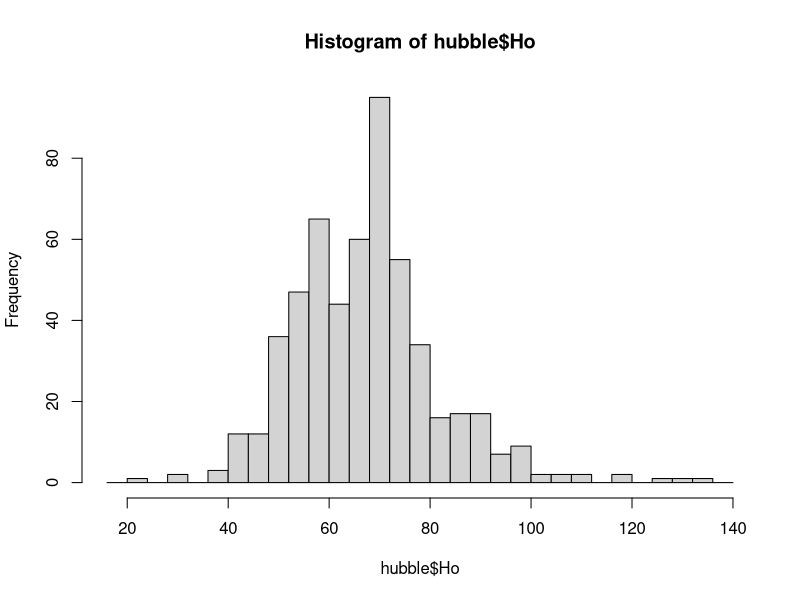
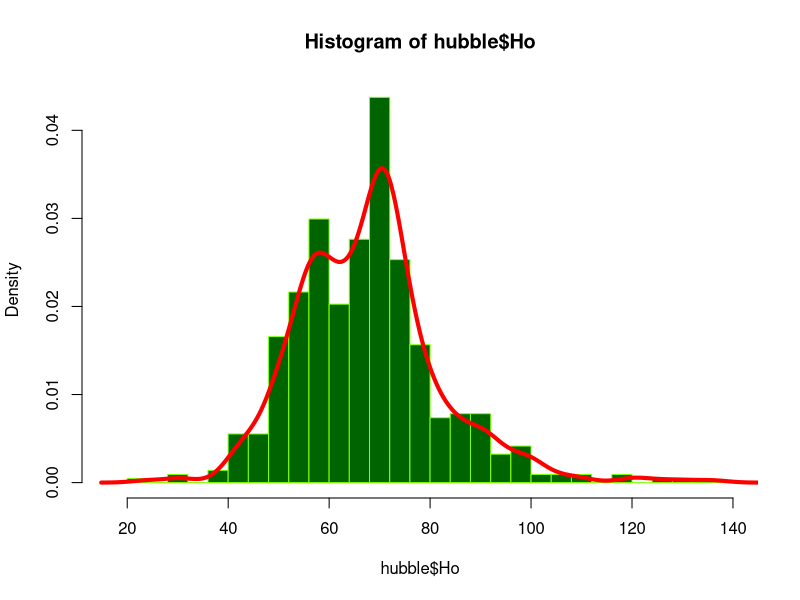
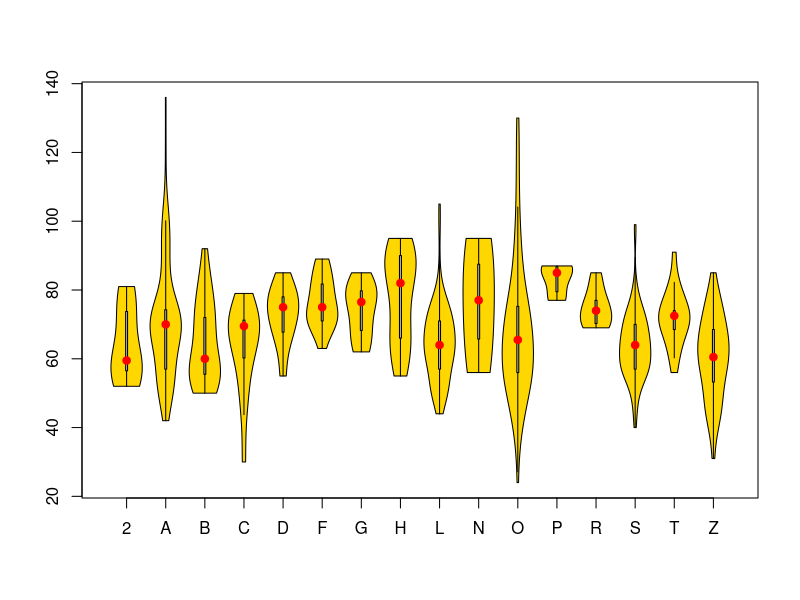
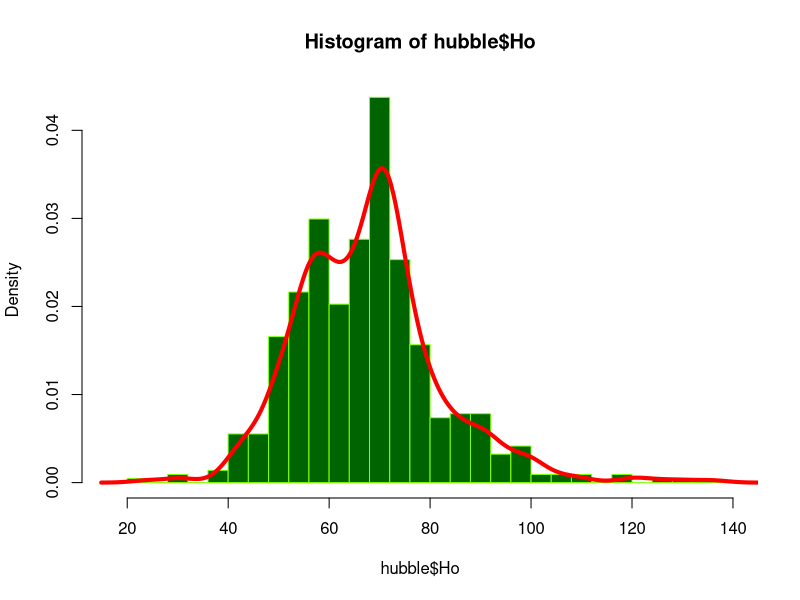
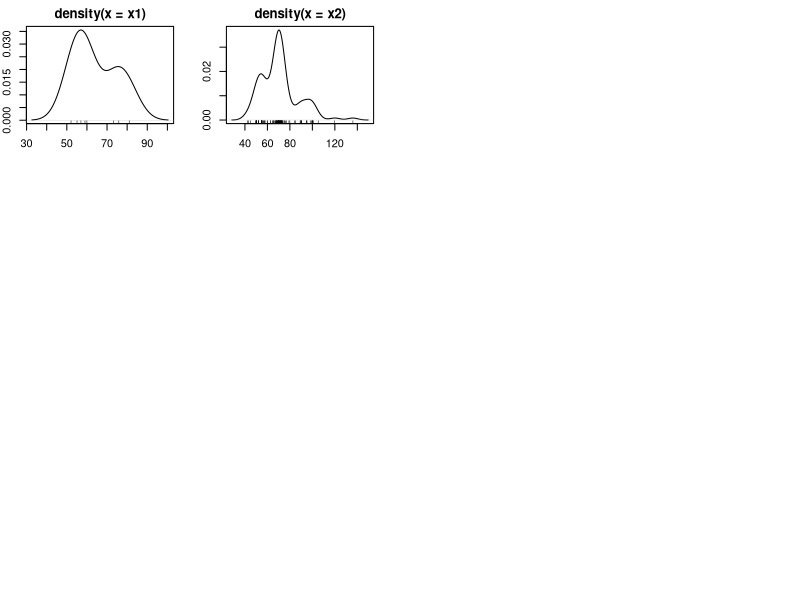
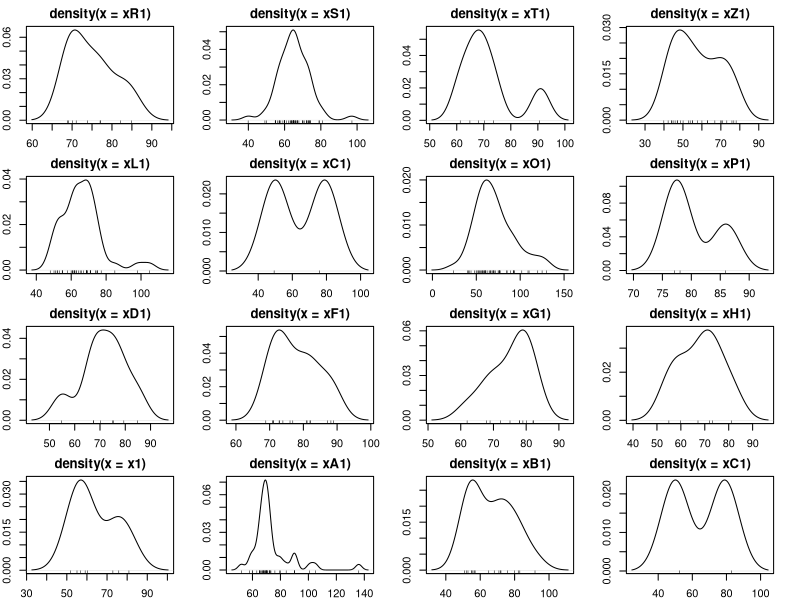
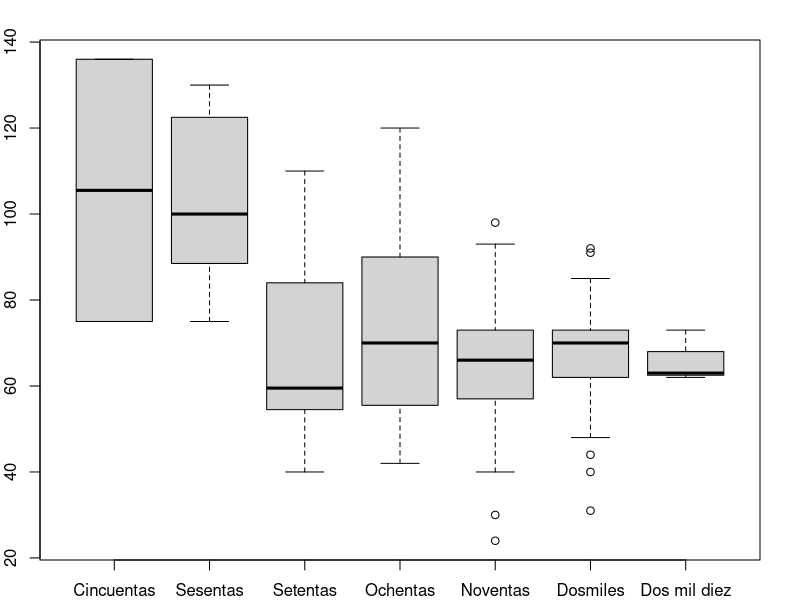

Reproduce these figures in R, in order.
library(data.table)

setwd('~/PhysAstroNotes/AstroStatistics_with_R/Semana03/')

hubble = read.table("HubbleConstants.dat", header = TRUE)

xseq =seq(16,140,by=4)

hist(hubble$Ho,xseq)

den = density(hubble$Ho)

hist(hubble$Ho,xseq,prob=TRUE, border="chartreuse", col="darkgreen")
lines(density(hubble$Ho),lwd=4,col="red")

table(hubble$Type)

x1 = hubble$Ho[hubble$Type == "2A"]
xA1 = hubble$Ho[hubble$Type ==  "A"]
xA2 = hubble$Ho[hubble$Type ==  "AC"]
xA3 = hubble$Ho[hubble$Type ==  "AK"]
xA4 = hubble$Ho[hubble$Type ==  "AS"]
xA5 = hubble$Ho[hubble$Type ==  "AV"]
x2 = c(xA1,xA2,xA3,xA4,xA5)
xB1 = hubble$Ho[hubble$Type ==  "B"]
xB2 = hubble$Ho[hubble$Type ==  "BK"]
xB3 = hubble$Ho[hubble$Type ==  "BS"]
x3 = c(xB1,xB2,xB3)
xC1 = hubble$Ho[hubble$Type ==  "C"]
xC2 = hubble$Ho[hubble$Type ==  "CC"]
xC3 = hubble$Ho[hubble$Type ==  "CI"]
xC4 = hubble$Ho[hubble$Type ==  "CK"]
xC5 = hubble$Ho[hubble$Type ==  "CM"]
x4 = c(xC1,xC2,xC3,xC4,xC5)
xD1 = hubble$Ho[hubble$Type ==  "D"]
xD2 = hubble$Ho[hubble$Type ==  "DK"]
x5 = c(xD1,xD2)
xF1 = hubble$Ho[hubble$Type ==  "F"]
xF2 = hubble$Ho[hubble$Type ==  "FK"]
xF3 = hubble$Ho[hubble$Type ==  "FS"]
x6 = c(xF1,xF2,xF3)
xG1 = hubble$Ho[hubble$Type ==  "G"]
xG2 = hubble$Ho[hubble$Type ==  "GK"]
xG3 = hubble$Ho[hubble$Type ==  "GS"]
xG4 = hubble$Ho[hubble$Type ==  "GV"]
x7 = c(xG1,xG2,xG3,xG4)
xH1 = hubble$Ho[hubble$Type ==  "H"]
xH2 = hubble$Ho[hubble$Type ==  "HK"]
x8 = c(xH1,xH2)
xL1 = hubble$Ho[hubble$Type ==  "L"]
xL2 = hubble$Ho[hubble$Type ==  "LC"]
xL3 = hubble$Ho[hubble$Type ==  "LI"]
x9 = c(xL1,xL2,xL3)
xN1 = hubble$Ho[hubble$Type ==  "N"]
xN2 = hubble$Ho[hubble$Type ==  "NAA"]
xN3 = hubble$Ho[hubble$Type ==  "NS"]
xN4 = hubble$Ho[hubble$Type ==  "NV"]
x10 = c(xN1,xN2,xN3,xN4)
xO1 = hubble$Ho[hubble$Type ==  "O"]
xO2 = hubble$Ho[hubble$Type ==  "OC"]
xO3 = hubble$Ho[hubble$Type ==  "OK"]
xO4 = hubble$Ho[hubble$Type ==  "OM"]
xO5 = hubble$Ho[hubble$Type ==  "OS"]
xO6 = hubble$Ho[hubble$Type ==  "OV"]
x11 = c(xO1,xO2,xO3,xO4,xO5,xO6)
xP1 = hubble$Ho[hubble$Type ==  "P"]
xP2 = hubble$Ho[hubble$Type ==  "PK"]
x12 = c(xP1,xP2)
xR1 = hubble$Ho[hubble$Type ==  "R"]
xR2 = hubble$Ho[hubble$Type ==  "rK"]
x13 = c(xR1,xR2)
xS1 = hubble$Ho[hubble$Type ==  "S"]
xS2 = hubble$Ho[hubble$Type ==  "SC"]
xS3 = hubble$Ho[hubble$Type ==  "SI"]
xS4 = hubble$Ho[hubble$Type ==  "SK"]
xS5 = hubble$Ho[hubble$Type ==  "SS"]
xS6 = hubble$Ho[hubble$Type ==  "SV"]
x14 = c(xS1,xS2,xS3,xS4,xS5,xS6)
xT1 = hubble$Ho[hubble$Type ==  "T"]
xT2 = hubble$Ho[hubble$Type ==  "TI"]
xT3 = hubble$Ho[hubble$Type ==  "TK"]
xT4 = hubble$Ho[hubble$Type ==  "TS"]
x15 = c(xT1,xT2,xT3,xT4)
xZ1 = hubble$Ho[hubble$Type ==  "Z"]
xZ2 = hubble$Ho[hubble$Type ==  "ZC"]
xZ3 = hubble$Ho[hubble$Type ==  "ZI"]
x16 = c(xZ1,xZ2,xZ3)

library(vioplot)


vioplot(x1, x2, x3, x4, x5, x6, x7, x8, x9, x10, x11, x12, x13, x14, x15, x16,
names=c("2","A","B","C","D","F","G","H","L","N","O","P","R","S","T","Z"),
col="gold", rectCol="gray", colMed="red")

hist(hubble$Ho,xseq,prob=TRUE, border="chartreuse", col="darkgreen")
lines(density(hubble$Ho),lwd=4,col="red")

library(statip)

mfv(hubble$Ho)

library(lattice)

par(mfrow=c(4,4))
par(mar=c(2,2,2,2))
plot(density(x1))
rug(jitter(x1))
plot(density(x2))
rug(jitter(x2))
par(mfrow=c(1,1))

# Reproducir la figura del articulo

par(mfrow=c(4,4))
par(mar=c(2,2,2,2))
plot(density(xR1))
rug(jitter(xR1))
plot(density(xS1))
rug(jitter(xS1))
plot(density(xT1))
rug(jitter(xT1))
plot(density(xZ1))
rug(jitter(xZ1))
plot(density(xL1))
rug(jitter(xL1))
plot(density(xC1))
rug(jitter(xC1))
plot(density(xO1))
rug(jitter(xO1))
plot(density(xP1))
rug(jitter(xP1))
plot(density(xD1))
rug(jitter(xD1))
plot(density(xF1))
rug(jitter(xF1))
plot(density(xG1))
rug(jitter(xG1))
plot(density(xH1))
rug(jitter(xH1))
plot(density(x1))
rug(jitter(x1))
plot(density(xA1))
rug(jitter(xA1))
plot(density(xB1))
rug(jitter(xB1))
plot(density(xC1))
rug(jitter(xC1))
par(mfrow=c(1,1))


hubble = read.table("HubbleConstants.dat", header = TRUE)

table(hubble$Year)

d50s = hubble$Ho[(hubble$Year >= 1950) & (hubble$Year < 1960) ]
d60s = hubble$Ho[(hubble$Year >= 1960) & (hubble$Year < 1970) ]
d70s = hubble$Ho[(hubble$Year >= 1970) & (hubble$Year < 1980) ]
d80s = hubble$Ho[(hubble$Year >= 1980) & (hubble$Year < 1990) ]
d90s = hubble$Ho[(hubble$Year >= 1990) & (hubble$Year < 2000) ]
d00s = hubble$Ho[(hubble$Year >= 2000) & (hubble$Year < 2010) ]
d10s = hubble$Ho[(hubble$Year >= 2010) ]

boxplot(d50s,d60s,d70s,d80s,d90s,d00s,d10s,
        names = c("Cincuentas","Sesentas","Setentas","Ochentas","Noventas","Dosmiles","Dos mil diez"))


# Tarea, reproducir la figura 8 del paper de Symbad y el grafico de los boxplots por anyo
